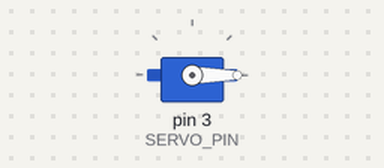
Recording of a sketch running on a simulated Arduino Uno, built with avr-gcc and run on an emulated ATmega328P. On the bench: servo.

Above: at 1.05 s.
At 2.5 s:
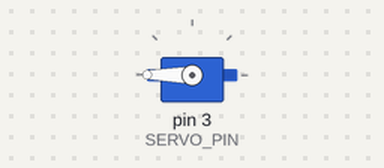
At 4.0 s:
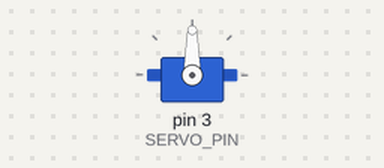
Timing chart, 0 to 7.9 s (numbered marks = the images above):
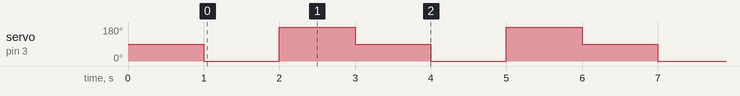

The sketch:

ServoTest.ino
```cpp
#include <Servo.h>

Servo myServo; // Create a Servo object

#define SERVO_PIN 3 // Use pin 9 for servo control

void setup() {
  myServo.attach(SERVO_PIN); // Attach the servo to the specified pin
  myServo.write(90); // Move to the center position (90 degrees)
  delay(1000); // Wait for the servo to reach the position
}

void loop() {
  myServo.write(0); // Move to 0 degrees (left)
  delay(1000); // Wait for 1 second
  myServo.write(180); // Move to 180 degrees (right)
  delay(1000); // Wait for 1 second
  myServo.write(90); // Move back to 90 degrees (center)
  delay(1000); // Wait for 1 second
}
```

Measured:
- by itself, servo on pin 3 (SERVO_PIN): repeats every 3.0 s: 180° 1.0 s, 90° 1.0 s, 0° 1.0 s
